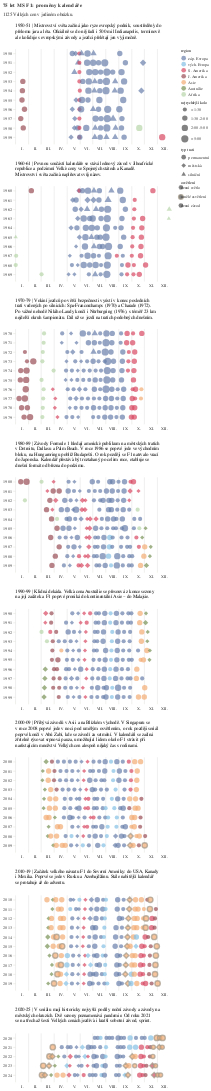

The cell this chart's notebook holds for it:
### Code cell
gps_vysvetlivky = {
    '195':['1950-51 | Mistrovství světa začíná jako ryze evropský podnik, soustředěný do',
           'přelomu jara a léta. Oficiálně se do něj řadí i 500 mil Indianapolis, termínově', 
           'ale koliduje s evropskými závody a jezdci přelétají jen výjimečně.'],
    '196':['1960-61 | Pevnou součástí kalendáře se stává lednový závod v Jihoafrické',
           'republice a podzimní Velké ceny ve Spojených státech a Kanadě.',
          'Mistrovství světa začíná naplňovat svůj název.'],
    '197':['1970-79 | Volání jezdců po větší bezpečnosti vyústí v konec posledních',
          'tratí vedených po silnicích: Spa-Francorchamps (1970) a Charade (1972).',
          'Po vážné nehodě Nikiho Laudy končí i Nürburgring (1976), s téměř 23 km',
          'nejdelší okruh šampionátu. Dál už se jezdí na tratích podobných dnešním.'],
    '198':['1980-89 | Závody Formule 1 hledají americké publikum na městských tratích',
          'v Detroitu, Dallasu a Palm Beach. V roce 1986 se poprvé jede ve východním',
          'bloku, na Hungaroringu poblíž Budapešti. O rok později se F1 natrvalo vrací',
          'do Japonska. Kalendář přestává být roztahaný po celém roce, etabluje se',
          'dnešní formát od března do podzimu.'],
    '199':["1990-99 | Klidná dekáda. Velká cena Austrálie se přesouvá z konce sezony",
          "na její začátek a F1 poprvé proniká do kontinentální Asie – do Malajsie."],
    '200':['2000-09 | Přibývá závodů v Asii a na Blízkém východě. V Singapuru se',
          'v roce 2008 poprvé jede v noci pod umělým osvětlením, o rok později seriál',
          'poprvé končí v Abú Zabí, kde se závodí za setmění. V kalendáři se začíná',
          'zřetelně rýsovat srpnová pauza, umožňující lidem okolo F1 strávit při',
          'narůstajícím množství Velkých cen alespoň nějaký čas s rodinami.'],
    '201':['2010-19 | Začátek velkého návratu F1 do Severní Ameriky: do USA, Kanady',
          'i Mexika. Poprvé se jede v Rusku a Ázerbajdžánu. Stále nabitější kalendář',
           'se protahuje až do adventu.'],
    '202':['2020-25 | V seriálu mají historicky nejvyšší podíly noční závody a závody na',
          'městských okruzích. Dvě sezony poznamenává pandemie. Od roku 2021',
          'se na třech až šesti Velkých cenách jezdívá i kratší sobotní závod, sprint.']}

legenda = "right"

graf_kalendar = alt.Chart(
    championship_races.with_columns(pl.col("decade").replace_strict(gps_vysvetlivky), allow_object=True).to_pandas(),
    width=330,
    title=alt.Title("75 let MS F1: proměny kalendáře",
                   subtitle=[f"{len(championship_races)} Velkých cen v jediném obrázku."])
).mark_point(filled=True,
             color='#84c0e4'
).encode(
    alt.Y(
        "year:O", axis=alt.Axis(domainOpacity=0, tickColor='#DCDDD6'), title=None
    ),
    alt.X(
        "monthday:Q", axis=alt.Axis(
            domainOpacity=0, tickColor='#DCDDD6',
            labelAlign='center',    # Align labels to the right
            labelOffset=15,        # Add some spacing between tick and label
            labelPadding=5,
            labelExpr="['I.', 'II.', 'III.', 'IV.', 'V.', 'VI.', 'VII.', 'VIII.', 'IX.', 'X.', 'XI.', 'XII.'][parseInt(datum.value) - 1]"
        ), scale=alt.Scale(domainMax=12.9, domainMin=1), title=None
    ),
    alt.Color(
        'region:N', legend=alt.Legend(orient=legenda, direction="vertical"),
        scale=alt.Scale(range=['#687fa9','#84c0e4','#D74862','#994D56','#F2AB74','#789256','#b7d5a9']),
        sort=['záp. Evropa','vých. Evropa','S. Amerika','J. Amerika','Asie','Austrálie','Afrika']
    ),
#    alt.Size('Fastest_lap:Q', legend=alt.Legend(orient=legenda, direction="vertical")),
    alt.Size('nejrychlejší kolo:N', legend=alt.Legend(orient=legenda, direction="vertical"), sort=["< 1:30","1:30-2:00","2:00-5:00","> 5:00"], scale=alt.Scale(rangeMin=80,rangeMax=240)),
    alt.Shape('typ trati:N', scale=alt.Scale(
        range=['circle','diamond','triangle'],
    ), sort=[umele, mestske, silnicni], legend=alt.Legend(orient=legenda, direction="vertical")),
    alt.Stroke('osvětlení:N', 
               scale=alt.Scale(domain=['denní světlo', 'umělé osvětlení'], range=['white', '#a39889']), legend=alt.Legend(orient=legenda, direction="vertical")),
    alt.StrokeWidth('osvětlení:N',
                   scale=alt.Scale(domain=['denní závod', 'umělé osvětlení'], range=[0, 3]), legend=None),
    alt.Row('decade:O', title=None, header=alt.Header(labelAngle=0, labelAlign='left', labelAnchor='start', labelOrient='top', labelFont='Asap'))
).resolve_axis(y='independent',x='independent').resolve_scale(y='independent',color='shared').configure_view(
    stroke='transparent'
)

graf_kalendar

### Figure 1 — Vega-Lite specification as saved in the notebook (floating-point values rounded to 4 significant figures; data arrays with more than 128 entries replaced by an {"elided": "..."} marker saying what was removed)
{"config": {"title": {"font": "Noticia Text", "fontSize": 11.5, "anchor": "start", "lineHeight": 19, "fontWeight": "bolder", "subtitleFont": "Noticia Text", "subtitleFontSize": 10, "subtitleLineHeight": 15, "subtitlePadding": 10, "dy": -10, "color": "#292829", "subtitleColor": "#292829"}, "axis": {"labelFont": "Asap", "titleFont": "Asap", "fontWeight": "lighter", "titleFontWeight": "lighter", "labelFontSize": 9, "titleFontSize": 9, "labelPadding": 2, "titlePadding": 9, "domainOpacity": 0, "tickColor": "#DCDDD6", "labelColor": "#292829"}, "legend": {"labelFont": "Asap", "labelFontWeight": "normal", "titleFont": "Asap", "titleFontWeight": "normal", "labelFontSize": 9, "titleFontSize": 9, "labelColor": "#292829"}, "view": {"stroke": "transparent"}}, "data": {"name": "data-229453a82dc39c67d78cf3fb5c5ff648"}, "mark": {"type": "point", "color": "#84c0e4", "filled": true}, "encoding": {"color": {"field": "region", "legend": {"direction": "vertical", "orient": "right"}, "scale": {"range": ["#687fa9", "#84c0e4", "#D74862", "#994D56", "#F2AB74", "#789256", "#b7d5a9"]}, "sort": ["záp. Evropa", "vých. Evropa", "S. Amerika", "J. Amerika", "Asie", "Austrálie", "Afrika"], "type": "nominal"}, "row": {"field": "decade", "header": {"labelAlign": "left", "labelAnchor": "start", "labelAngle": 0, "labelFont": "Asap", "labelOrient": "top"}, "title": null, "type": "ordinal"}, "shape": {"field": "typ trati", "legend": {"direction": "vertical", "orient": "right"}, "scale": {"range": ["circle", "diamond", "triangle"]}, "sort": ["permanentní", "městská", "silniční"], "type": "nominal"}, "size": {"field": "nejrychlejší kolo", "legend": {"direction": "vertical", "orient": "right"}, "scale": {"rangeMax": 240, "rangeMin": 80}, "sort": ["< 1:30", "1:30-2:00", "2:00-5:00", "> 5:00"], "type": "nominal"}, "stroke": {"field": "osvětlení", "legend": {"direction": "vertical", "orient": "right"}, "scale": {"domain": ["denní světlo", "umělé osvětlení"], "range": ["white", "#a39889"]}, "type": "nominal"}, "strokeWidth": {"field": "osvětlení", "legend": null, "scale": {"domain": ["denní závod", "umělé osvětlení"], "range": [0, 3]}, "type": "nominal"}, "x": {"axis": {"domainOpacity": 0, "labelAlign": "center", "labelExpr": "['I.', 'II.', 'III.', 'IV.', 'V.', 'VI.', 'VII.', 'VIII.', 'IX.', 'X.', 'XI.', 'XII.'][parseInt(datum.value) - 1]", "labelOffset": 15, "labelPadding": 5, "tickColor": "#DCDDD6"}, "field": "monthday", "scale": {"domainMax": 12.9, "domainMin": 1}, "title": null, "type": "quantitative"}, "y": {"axis": {"domainOpacity": 0, "tickColor": "#DCDDD6"}, "field": "year", "title": null, "type": "ordinal"}}, "resolve": {"axis": {"x": "independent", "y": "independent"}, "scale": {"color": "shared", "y": "independent"}}, "title": {"text": "75 let MS F1: proměny kalendáře", "subtitle": ["1125 Velkých cen v jediném obrázku."]}, "width": 330, "$schema": "https://vega.github.io/schema/vega-lite/v5.8.0.json", "datasets": {"data-229453a82dc39c67d78cf3fb5c5ff648": {"elided": "1125 records"}}}
